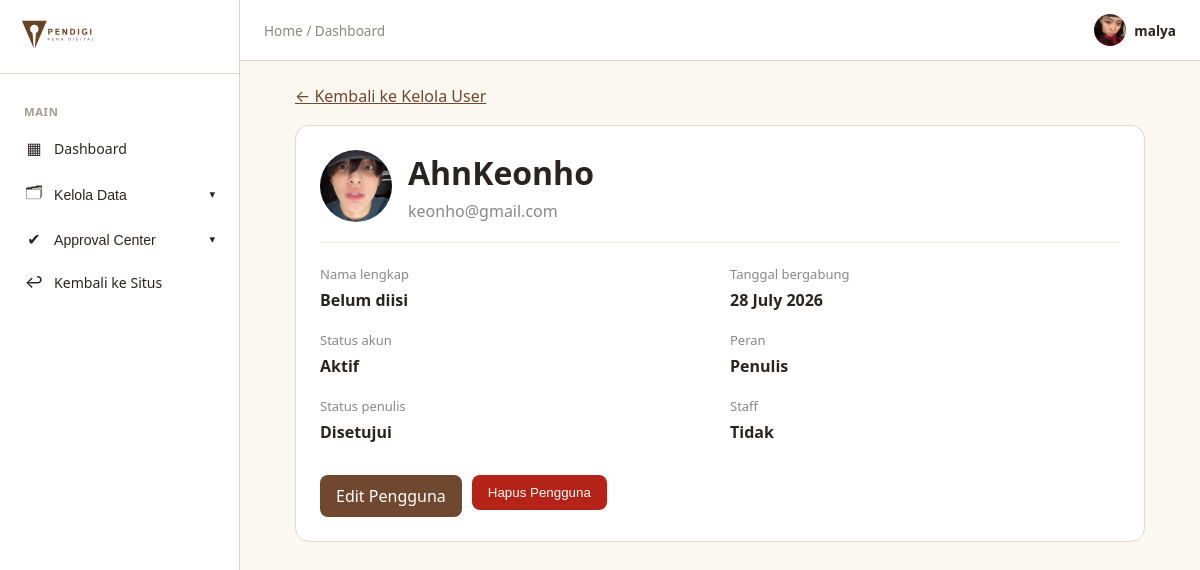
Page /accounts/kelola/user/1/ (signed in) on the committed database.
### accounts/models.py (models this page shows, shortened)
class Users(AbstractUser):
    role = models.CharField(
        max_length=20,
        choices=Role.choices,
        default=Role.PEMBACA
    )
    status_kontributor = models.CharField(
        max_length=20,
        choices=StatusKontributor.choices,
        default=StatusKontributor.NONE
    )
    profile_picture = models.ImageField(upload_to='profile_pictures/', null=True, blank=True)
    bio = models.CharField(max_length=150, blank=True)
    banner_picture = models.ImageField(
        upload_to='profile_banners/',
        blank=True,
        null=True,
    )

### accounts/views.py (the view)
# urls.py: path('kelola/user/<int:pk>/', admin_user_detail, name='admin_user_detail'),
@admin_required
def admin_user_detail(request, pk):
    user_obj = get_object_or_404(Users, pk=pk)
    return render(request, 'accounts/admin_user_detail.html', {
        'user_obj': user_obj,
    })

### accounts/views.py (called while the page is built)
def admin_required(view_func):
    return user_passes_test(
        lambda user: user.is_authenticated and user.is_staff
    )(view_func)

### articles/context_processor.py (called while the page is built)
def navbar_categories(request):
    return {
        'navbar_categories': Categories.objects.all().order_by('name')
    }

### fiction/context_processors.py (called while the page is built)
def fiction_navigation(request):
    all_tags_raw = (
        Stories.objects
        .filter(status=StatusStory.APPROVED)
        .exclude(tags='')
        .values_list('tags', flat=True)
    )
    unique_tags = set()
    for tag_string in all_tags_raw:
        for tag in tag_string.split():
            tag = tag.strip().lower()
            if tag:
                unique_tags.add(tag)
    return {
        'fiction_tags': sorted(unique_tags),
    }

### interactions/context_processors.py (called while the page is built)
def navbar_notifications(request):
    if not request.user.is_authenticated:
        return {
            'navbar_notifications': [],
            'navbar_unread_count': 0,
        }
    from .models import Activity
    activities = (
        Activity.objects
        .filter(recipient=request.user)
        .select_related(
            'actor',
            'article',
            'chapter',
            'chapter__story',
        )
        .order_by('-created_at')
    )
    return {
        'navbar_notifications': activities[:5],
        'navbar_unread_count': activities.filter(
            is_read=False
        ).count(),
    }

### accounts/templates/accounts/admin_user_detail.html (shortened to what this page needs)
{% extends 'admin_base.html' %}
{% block extra_css %}
    {{ block.super }}
{% endblock %}
{% block admin_content %}
<div class="user-detail-page">
    <a href="{% url 'admin_user_list' %}" class="user-back-link">← Kembali ke Kelola User</a>
    <div class="user-detail-card">
        <header class="user-detail-header">
            {% if user_obj.profile_picture %}
                <img src="{{ user_obj.profile_picture.url }}" alt="" class="user-detail-avatar">
            {% else %}
                <div class="user-detail-avatar user-detail-fallback">
                    {{ user_obj.username|first|upper }}
                </div>
            {% endif %}
            <div>
                <h1>{{ user_obj.username }}</h1>
                <p>{{ user_obj.email|default:"Email belum diisi" }}</p>
            </div>
        </header>
        <div class="user-detail-fields">
            <div>
                <span>Nama lengkap</span>
                <strong>{{ user_obj.get_full_name|default:"Belum diisi" }}</strong>
            </div>
            <div>
                <span>Tanggal bergabung</span>
                <strong>{{ user_obj.date_joined|date:"d F Y" }}</strong>
            </div>
            <div>
                <span>Status akun</span>
                <strong>{% if user_obj.is_active %}Aktif{% else %}Nonaktif{% endif %}</strong>
            </div>
            <div>
                <span>Peran</span>
                <strong>
                    {% if user_obj.is_superuser %}
                        Admin
                    {% elif user_obj.status_kontributor == 'approved' %}
                        Penulis
                    {% else %}
                        Pembaca
                    {% endif %}
                </strong>
            </div>
            <div>
                <span>Status penulis</span>
                <strong>{{ user_obj.get_status_kontributor_display|default:"Belum mengajukan" }}</strong>
            </div>
            <div>
                <span>Staff</span>
                <strong>{% if user_obj.is_staff %}Ya{% else %}Tidak{% endif %}</strong>
            </div>
        </div>
        <div style="display: flex; flex-wrap: wrap; gap: 10px; margin-top: 10px;">
            {% if not user_obj.is_superuser %}
                <a
                    href="{% url 'admin_user_edit' user_obj.pk %}"
                    style="display: inline-block; padding: 10px 16px; border-radius: 8px; background: #70472f; color: white; text-decoration: none;"
                >
                    Edit Pengguna
                </a>
                {% if user_obj.pk != request.user.pk %}
                    <form
                        method="post"
                        action="{% url 'admin_user_delete' user_obj.pk %}"
                        onsubmit="return confirm('Yakin ingin menghapus akun {{ user_obj.username|escapejs }}? Tindakan ini dapat menghapus data terkait akun tersebut.');"
                    >
                        <button
                            type="submit"
                            style="padding: 10px 16px; border: 0; border-radius: 8px; background: #b42318; color: white; cursor: pointer;"
                        >
                            Hapus Pengguna
                        </button>
                    </form>
                {% endif %}
            {% endif %}
        </div>
    </div>
</div>
{% endblock %}

### templates/admin_base.html (shortened to what this page needs)
{% extends 'base.html' %}
{% load static %}
{% block extra_css %}
<link rel="stylesheet" href="{% static 'css/admin.css' %}">
{% endblock %}
{% block body %}
  <div class="admin-layout">
    <aside class="admin-sidebar">
      <div class="admin-sidebar-header">
        <img src="{% static 'images/pendigi-logo-tulisan.svg' %}" alt="Pena Digital" class="admin-logo" />
      </div>
      <nav class="admin-nav">
        <span class="admin-nav-group-label">Main</span>
        <a href="{% url 'dashboard' %}" class="admin-nav-link {% if active_menu == 'dashboard' %}is-active{% endif %}"><span class="admin-nav-icon">▦</span> Dashboard</a>
        <div class="admin-nav-dropdown {% if active_menu == 'master' %}is-open{% endif %}">
          <button type="button" class="admin-nav-link admin-nav-dropdown-toggle">
            <span class="admin-nav-icon">🗂</span> Kelola Data
            <span class="admin-nav-caret">▾</span>
          </button>
        </div>
        <div class="admin-nav-dropdown {% if active_menu == 'approval' %}is-open{% endif %}">
          <button type="button" class="admin-nav-link admin-nav-dropdown-toggle">
            <span class="admin-nav-icon">✔</span> Approval Center
            <span class="admin-nav-caret">▾</span>
          </button>
        </div>
        <a href="{% url 'articles:article_list' %}" class="admin-nav-link"><span class="admin-nav-icon">↩</span> Kembali ke Situs</a>
      </nav>
    </aside>
    <div class="admin-main">
      <header class="admin-topbar">
        <div class="admin-breadcrumb">Home / {{ breadcrumb|default:'Dashboard' }}</div>
        <div class="admin-topbar-right">
          <div class="admin-profile">
            {% if user.profile_picture %}
              <img src="{{ user.profile_picture.url }}" class="admin-profile-avatar" />
            {% else %}
              <div class="admin-profile-avatar admin-avatar-placeholder">{{ user.username|first|upper }}</div>
            {% endif %}
            <span>{{ user.username }}</span>
          </div>
        </div>
      </header>
      <main class="admin-content">
        {% block admin_content %}
        {% endblock %}
      </main>
    </div>
  </div>
{% endblock %}

### static/css/base.css (style rules this page uses)
:root { --paper: #FBF8F2; --ink: #2F5D50; --ink-dark: #234840; --brown: #6B4226; --brown-dark: #54331d; --divider: #DDD6C9; --text: #2A2420; }
* { box-sizing: border-box; margin: 0; padding: 0; }
body { font-family: system-ui, -apple-system, sans-serif; background: var(--paper); color: var(--text); }
a { color: inherit; }

### static/css/admin.css (style rules this page uses)
* { box-sizing: border-box; }
.admin-layout { display: flex; min-height: 100vh; background: var(--paper); }
.admin-sidebar { width: 240px; background: #fff; border-right: 1px solid var(--divider); flex-shrink: 0; display: flex; flex-direction: column; position: sticky; top: 0; height: 100vh; overflow-y: auto; }
.admin-sidebar-header { padding: 20px; border-bottom: 1px solid var(--divider); }
.admin-logo { height: 28px; }
.admin-nav { padding: 16px 12px; display: flex; flex-direction: column; gap: 2px; }
.admin-nav-group-label { font-size: 0.7rem; font-weight: 700; text-transform: uppercase; letter-spacing: 0.06em; color: #a09c92; padding: 14px 12px 6px; }
.admin-nav-link { display: flex; align-items: center; gap: 10px; padding: 10px 12px; border-radius: 8px; color: var(--text); text-decoration: none; font-size: 0.88rem; font-weight: 500; background: none; border: none; width: 100%; text-align: left; cursor: pointer; }
.admin-nav-icon { font-size: 1rem; width: 20px; text-align: center; }
.admin-nav-caret { margin-left: auto; font-size: 0.7rem; transition: transform .15s ease; }
.admin-main { flex: 1; min-width: 0; }
.admin-topbar { background: #fff; border-bottom: 1px solid var(--divider); padding: 14px 24px; display: flex; justify-content: space-between; align-items: center; }
.admin-breadcrumb { font-size: 0.85rem; color: #8a8880; }
.admin-topbar-right { display: flex; align-items: center; gap: 18px; }
.admin-profile { display: flex; align-items: center; gap: 8px; font-size: 0.85rem; font-weight: 600; }
.admin-profile-avatar { width: 32px; height: 32px; border-radius: 50%; object-fit: cover; }
.admin-content { padding: 24px; max-width: 1200px; }

### accounts/templates/accounts/admin_user_detail.html (style rules this page uses)
.user-detail-page { max-width: 850px; margin: auto; }
.user-detail-card { padding: 24px; background: white; border: 1px solid #e6d8c8; border-radius: 14px; }
.user-detail-header { display: flex; align-items: center; gap: 16px; padding-bottom: 20px; border-bottom: 1px solid #eee5dc; }
.user-detail-avatar { width: 72px; height: 72px; border-radius: 50%; object-fit: cover; }
.user-detail-header h1 { margin: 0 0 6px; overflow-wrap: anywhere; }
.user-detail-header p { margin: 0; color: #888; overflow-wrap: anywhere; }
.user-detail-fields { display: grid; grid-template-columns: repeat(2, minmax(0, 1fr)); gap: 20px; padding: 22px 0; }
.user-detail-fields span { display: block; margin-bottom: 6px; color: #888; font-size: 13px; }
.user-detail-fields strong { overflow-wrap: anywhere; }
.user-back-link { display: inline-block; margin-bottom: 18px; color: #70472f; }

### rows in the picture
Users: profile_picture (picture), username "malya"
Users: profile_picture (picture), username "AhnKeonho", email "keonho@gmail.com", get_full_name "Belum diisi", date_joined "28 July 2026", status_kontributor "Disetujui"

### other values in the picture
{{ breadcrumb|default:'Dashboard' }} "Dashboard"
